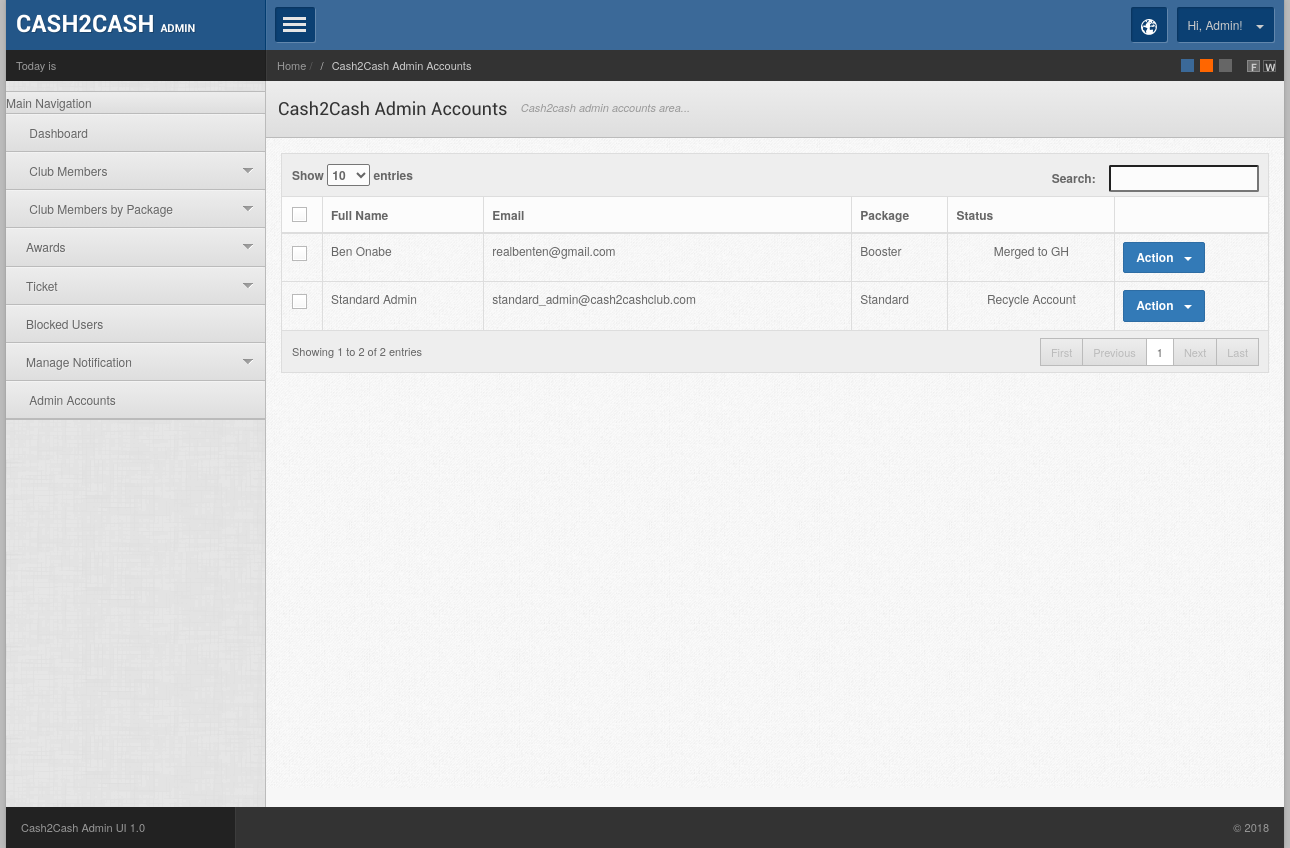
/index.php/admin/adminaccounts, run on the app's committed database.
### tables this page shows
CREATE TABLE IF NOT EXISTS `users` (
  `user_id` int(11) NOT NULL AUTO_INCREMENT,
  `first_name` varchar(255) NOT NULL,
  `last_name` varchar(255) NOT NULL,
  `location` varchar(255) NOT NULL,
  `email` varchar(255) NOT NULL,
  `passport` varchar(255) DEFAULT 'profile_img.png',
  `clearpass` varchar(255) NOT NULL,
  `password` varchar(255) NOT NULL,
  `phone_number` varchar(255) NOT NULL,
  `bank_name` varchar(255) NOT NULL,
  `account_name` varchar(255) NOT NULL,
  `account_number` varchar(255) NOT NULL,
  `package` varchar(255) NOT NULL,
  `referral` varchar(255) NOT NULL,
  `referral_complied` int(11) NOT NULL,
  `myref` varchar(255) NOT NULL,
  `datetime` timestamp NOT NULL DEFAULT CURRENT_TIMESTAMP ON UPDATE CURRENT_TIMESTAMP,
  `status` int(11) NOT NULL,
  `current_merge_id` int(11) NOT NULL DEFAULT '0',
  `next_merge` varchar(25) DEFAULT NULL,
  `account_blocked` int(11) NOT NULL DEFAULT '0',
  `user_cycles` int(11) NOT NULL DEFAULT '0',
  `recycle_time` varchar(25) DEFAULT 'unix_timestamp()',
  `isadmin` tinyint(4) NOT NULL DEFAULT '0',
  PRIMARY KEY (`user_id`)
);

### application/controllers/admin/Adminaccounts.php (called while the page is built, shortened)
<?php
class AdminAccounts extends CI_Controller {
	public function __construct(){
		$this->load->model('Admin_accounts_model');
	}
	public function index(){
		$data['page_title'] = ucfirst('Cash2Cash Admin Accounts');
		$data['title_text'] = ucfirst('cash2cash admin accounts area...');
		$data['packages'] = $this->Admin_cash2cash_model->getPackages();
		$data['admin_accounts'] = $this->Admin_accounts_model->getAdminAccounts();
		$this->load->view('admin/header_view',$data);
		$this->load->view('admin/admin_accounts_view');
	}
}

### index.php (called while the page is built, shortened)
<?php
require_once BASEPATH.'core/CodeIgniter.php';

### application/models/Admin_accounts_model.php (called while the page is built, shortened)
<?php
class Admin_accounts_model extends CI_Model{
	function getAdminAccounts(){
		$this->db->from('users');
		$this->db->where('isadmin',1);
		$query = $this->db->get();
		return $query->result_array();
	}
}

### application/views/admin/header_view.php (the view, shortened to what this page needs)
<!DOCTYPE html>
<head>
<link rel="stylesheet" href="<?php echo base_url();?>assets/admin/css/style.default.css" type="text/css" />
<link rel="stylesheet" href="<?php echo base_url();?>assets/admin/prettify/prettify.css" type="text/css" />
</head>
<body>
<div class="mainwrapper">
    <div class="leftpanel">
        <div class="logopanel">
        	<h1><a href="#">Cash2Cash <span>Admin</span></a></h1>
        </div>
        <div class="datewidget">Today is</div>
       <div class="leftmenu">
            <ul class="nav nav-tabs nav-stacked">
            	<li class="nav-header">Main Navigation</li>
                <li><a href="<?=base_url()?>admin/cash2cash"><span class="icon-align-justify"></span> Dashboard</a></li>
                <li class="dropdown"><a href="#"><span class="icon-th-list"></span> Club Members</a>
                </li>
                <li class="dropdown"><a href="#"><span class="icon-align-justify"></span> Club Members by Package</a>
                </li>
				<li class="dropdown"><a href="#"><span class="icon-align-justify"></span>Awards</a>
                </li>
                <li class="dropdown"><a href="#"><span class="icon-align-justify"></span>Ticket</a>
                </li>
                <li><a href="<?=base_url()?>admin/users/blocked_users"><span class="icon-align-justify"></span>Blocked Users</a></li>
                <li class="dropdown"><a href="#"><span class="icon-th-list"></span>Manage Notification</a>
				</li>
				<li><a href="<?=base_url()?>admin/adminaccounts"><span class="icon-align-justify"></span> Admin Accounts</a></li>
            </ul>
        </div>
    </div>
    <div class="rightpanel">
    	<div class="headerpanel">
        	<a href="#" class="showmenu"></a>
            <div class="headerright">
            	<div class="dropdown notification">
                    <a class="dropdown-toggle" data-toggle="dropdown" data-target="#" href="http://themepixels.com/page.html">
                    	<span class="iconsweets-globe iconsweets-white"></span>
                    </a>
                </div>
    			<div class="dropdown userinfo">
                    <a class="dropdown-toggle" data-toggle="dropdown" data-target="#" href="http://themepixels.com/page.html">Hi, Admin! <b class="caret"></b></a>
                </div>
            </div>
    	</div>
        <div class="breadcrumbwidget">
        	<ul class="skins">
                <li><a href="default" class="skin-color default"></a></li>
                <li><a href="orange" class="skin-color orange"></a></li>
                <li><a href="dark" class="skin-color dark"></a></li>
                <li>&nbsp;</li>
                <li class="fixed selected"><a href="#" class="skin-layout fixed"></a></li>
                <li class="wide"><a href="#" class="skin-layout wide"></a></li>
            </ul>
        	<ul class="breadcrumb">
                <li><a href="dashboard.html">Home</a> <span class="divider">/</span></li>
                <li class="active"><?=$page_title?></li>
            </ul>
        </div>
		<div class="pagetitle">
        	<h1><?=$page_title?></h1> <span><?=$title_text?></span>
        </div>

### application/views/admin/admin_accounts_view.php (shortened to what this page needs)
        <div class="maincontent">
        	<div class="contentinner">
            	<table class="table table-bordered" id="dyntable">
                    <colgroup>
                        <col class="con0" style="align: center; width: 4%" />
                        <col class="con1" />
                        <col class="con0" />
                        <col class="con1" />
                        <col class="con0" />
                        <col class="con1" />
                    </colgroup>
                    <thead>
                        <tr>
                          	<th class="head0 nosort"><input type="checkbox" class="checkall" /></th>
                            <th class="head0">Full Name</th>
                            <th class="head1">Email</th>
                            <th class="head0">Package</th>
                            <th class="head1">Status</th>
                            <th class="head0"></th>
                        </tr>
                    </thead>
                    <tbody>
						<?php
							$count = 1;
							foreach($admin_accounts as $user){
								$d = "<tr class='gradeX'>";
								$d .="<td class='aligncenter'><span class='center'><input type='checkbox' /></span></td>";
								$d .= "<td>".ucfirst($user['first_name'])." ".ucfirst($user['last_name'])."</td>";
								$d .= "<td>".strtolower($user['email'])."</td>";
								$d .= "<td>".ucfirst($user['package'])."</td>";
								$status = "";
								switch($user['status']){
									case 4 : $status = "Merged to GH";break;
									case 5 : $status = "Recycle Account";break;
								}
								$d .= "<td class='center'>";$d.=($user['account_blocked'] == 0)?$status:"Blocked";$d.="</td>";
								$d .= "<td>
									<div class='btn-group'>
										<button data-toggle='dropdown' class='btn btn-primary dropdown-toggle'>Action <span class='caret'></span></button>
										<ul class='dropdown-menu'>
										  <li><a href='#userDetailModel' data-toggle='modal' onclick='feedProfileDialog(".json_encode($user).")'>View Profile</a></li>
										  <li><a href='#mergeDetailsModal' data-toggle='modal' onclick='feedMergeViewDialog(".json_encode($user).")'>View Merge Details</a></li>
										  <li class='divider'></li>
										  <li><a href='#mergeModal' data-toggle='modal' onclick='feedMergeDialog(".json_encode($user).")'>Merge</a></li>
										  <li><a href='#recycleModal' data-toggle='modal' onclick='feedRecycleDialog(".json_encode($user).")'>Recycle</a></li>
										  <li><a href='#blockUserAccount' data-toggle='modal' onclick='feedBlockDialog(".json_encode($user).")'>Block Account</a></li>
										  <li><a href='#ghConfirmModal' data-toggle='modal' onclick='feedGHConfirmDialog(".json_encode($user).")'>Qualify to GH</a></li>
										  <li><a href='#removeAdminConfirmModal' data-toggle='modal' onclick='feedRemoveAdminConfirmDialog(".json_encode($user).")'>Remove Admin</a></li>
										  <li class='divider'></li>
										  <li><a href='#unmergeConfirmModal' data-toggle='modal' onclick='feedUnmergeConfirmDialog(".json_encode($user).")'>Unmerge</a></li>
										  <li><a href='#blockUserAccount' data-toggle='modal' onclick='feedBlockDialog(".json_encode($user).")'>Block Account</a></li>
										  <li><a href='' data-toggle='modal'>Merge History</a></li>
										</ul>
                                    </div>
								</td>";
								$d .= "</tr>";
								echo $d;$count++;
							}
						?>
                    </tbody>
                </table>
                <div class="divider15"></div>
            </div>
        </div>
    </div>
    <div class="footer">
    	<div class="footerleft">Cash2Cash Admin UI 1.0</div>
    	<div class="footerright">&copy; <?=date('Y')?></div>
    </div>
</body>
</html>

### data on the page
users: first_name "Ben", last_name "Onabe", email "realbenten@gmail.com", package "Booster", d "Merged to GH"
users: first_name "Standard", last_name "Admin", email "standard_admin@cash2cashclub.com", package "Standard", d "Recycle Account"

### other printed values
$page_title "Cash2Cash Admin Accounts"
$title_text "Cash2cash admin accounts area..."
